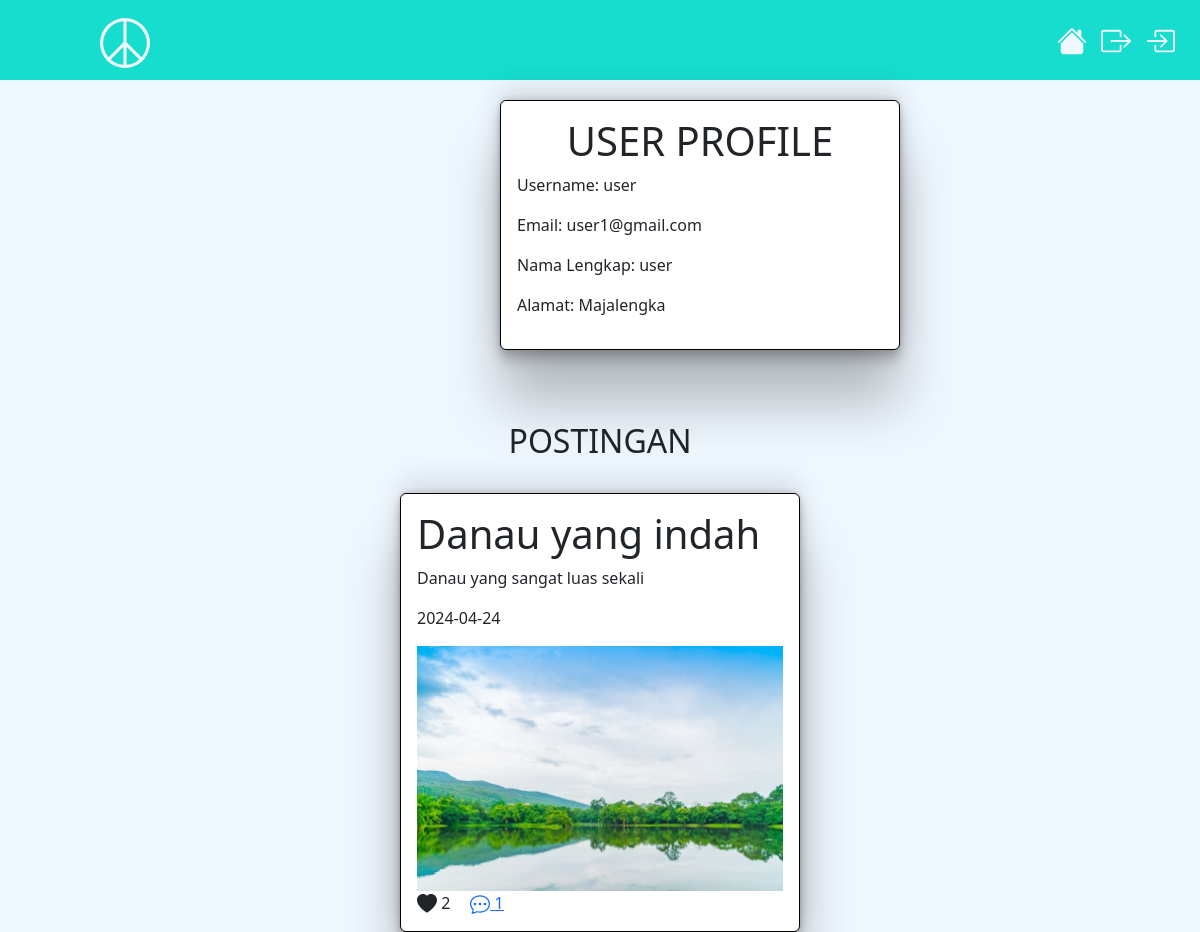
/user.php?user_id=1, run on the app's committed database.
### tables this page shows
CREATE TABLE `user` (
  `user_id` int(11) NOT NULL,
  `username` varchar(255) NOT NULL,
  `password` varchar(255) NOT NULL,
  `email` varchar(255) NOT NULL,
  `nama_lengkap` varchar(255) NOT NULL,
  `alamat` text NOT NULL
);

CREATE TABLE `foto` (
  `foto_id` int(11) NOT NULL,
  `judul_foto` varchar(255) NOT NULL,
  `deskripsi_foto` text NOT NULL,
  `tanggal_unggahan` date NOT NULL,
  `lokasi_file` varchar(255) NOT NULL,
  `user_id` int(11) NOT NULL
);

### user.php (the view, shortened to what this page needs)
<?Php
include './function.php';
$user_id = $_GET['user_id'];
$query_user = mysqli_query($conn, "SELECT * FROM user WHERE user_id = $user_id LIMIT 1");
$query_postingan = mysqli_query($conn, "SELECT * FROM foto WHERE user_id = $user_id ORDER BY user_id ASC");
$user = mysqli_fetch_assoc($query_user);
function jumlah_like($foto_id)
{
    global $conn;
    $q = mysqli_query($conn, "SELECT COUNT(*) AS jumlah_like FROM like_foto WHERE foto_id = $foto_id");
    $row = mysqli_fetch_assoc($q);
    return $row['jumlah_like'];
}
function jumlah_komen($foto_id)
{
    global $conn;
    $r = mysqli_query($conn, "SELECT COUNT(*) AS jumlah_komen FROM komentar_foto WHERE foto_id = $foto_id");
    $row = mysqli_fetch_assoc($r);
    return $row['jumlah_komen'];
}
?>
<!DOCTYPE html>
<html lang="en">
<head>
    <link rel="stylesheet" type="text/css" href="css/bootstrap.min.css">
  <link rel="stylesheet" type="text/css" href="css/style.css">
</head>
<body>
<nav>
    <label class="logo"></label>
    <ul>
      <li>
        <a href="./index.php"></a>
      </li>
        <?php if (!empty($_SESSION['user'])) : ?>
          <li>
            <a href="upload.php"><svg xmlns="http://www.w3.org/2000/svg" width="30" height="30" fill="currentColor" class="bi bi-folder-plus" viewBox="0 0 16 16">
  <path d="m.5 3 .04.87a2 2 0 0 0-.342 1.311l.637 7A2 2 0 0 0 2.826 14H9v-1H2.826a1 1 0 0 1-.995-.91l-.637-7A1 1 0 0 1 2.19 4h11.62a1 1 0 0 1 .996 1.09L14.54 8h1.005l.256-2.819A2 2 0 0 0 13.81 3H9.828a2 2 0 0 1-1.414-.586l-.828-.828A2 2 0 0 0 6.172 1H2.5a2 2 0 0 0-2 2m5.672-1a1 1 0 0 1 .707.293L7.586 3H2.19q-.362.002-.683.12L1.5 2.98a1 1 0 0 1 1-.98z"/>
  <path d="M13.5 9a.5.5 0 0 1 .5.5V11h1.5a.5.5 0 1 1 0 1H14v1.5a.5.5 0 1 1-1 0V12h-1.5a.5.5 0 0 1 0-1H13V9.5a.5.5 0 0 1 .5-.5"/>
</svg></a>
          </li>
          <li>
            <a href="profile.php"><a href="profile.php"><svg xmlns="http://www.w3.org/2000/svg" width="30" height="30" fill="currentColor" class="bi bi-person" viewBox="0 0 16 16">
  <path d="M8 8a3 3 0 1 0 0-6 3 3 0 0 0 0 6m2-3a2 2 0 1 1-4 0 2 2 0 0 1 4 0m4 8c0 1-1 1-1 1H3s-1 0-1-1 1-4 6-4 6 3 6 4m-1-.004c-.001-.246-.154-.986-.832-1.664C11.516 10.68 10.289 10 8 10s-3.516.68-4.168 1.332c-.678.678-.83 1.418-.832 1.664z"/>
</svg></a>
          </li>
          <li>
            <a href="logout.php"><svg xmlns="http://www.w3.org/2000/svg" width="30" height="30" fill="currentColor" class="bi bi-door-open-fill" viewBox="0 0 16 16">
  <path d="M1.5 15a.5.5 0 0 0 0 1h13a.5.5 0 0 0 0-1H13V2.5A1.5 1.5 0 0 0 11.5 1H11V.5a.5.5 0 0 0-.57-.495l-7 1A.5.5 0 0 0 3 1.5V15zM11 2h.5a.5.5 0 0 1 .5.5V15h-1zm-2.5 8c-.276 0-.5-.448-.5-1s.224-1 .5-1 .5.448.5 1-.224 1-.5 1"/>
</svg></a>
          </li>
        <?php else : ?>
          <li>
            <a href="./login.php"></a>
          </li>
          <li>
            <a href="./register.php"></a>
          </li>
      </ul>
      <?php endif; ?>
</nav>
  <div class="" style="display: flex; flex-direction: column; gap: 25px;">
    <div class="card" style="display: flex; flex-direction: column; border: 1px solid black; padding: 16px; border-radius: 6px; max-width: 400px; margin-left: 500px; margin-top: 20px;">
        <h1 style="text-align: center;">USER PROFILE</h1>
        <p>Username: <?= $user['username'] ?></p>
        <p>Email: <?= $user['email'] ?></p>
        <p>Nama Lengkap: <?= $user['nama_lengkap'] ?></p>
        <p>Alamat: <?= $user['alamat'] ?></p>
    </div>
</div>
<br><br><br>
<div class="" style="display: flex; flex-direction: column; gap: 25px;">
    <h2 style="text-align: center;">POSTINGAN</h2>
    <?php while ($row = mysqli_fetch_assoc($query_postingan)) : ?>
        <div class="card" style="display: flex; flex-direction: column; border: 1px solid black; padding: 16px; border-radius: 6px; max-width: 400px; margin: 0 auto;">
            <h1><?= $row['judul_foto'] ?></h1>
            <p><?= $row['deskripsi_foto'] ?></p>
            <p><?= $row['tanggal_unggahan'] ?></p>
            <img src="./foto/<?= $row['lokasi_file'] ?>" alt="" width="" style="100%">
            <div style="display: flex; align-items: center; gap: 20px;">
                <?php if (!empty($_SESSION['user'])) : ?>
                    <a href="./like.php?foto_id=<?= $row['foto_id'] ?>"><svg xmlns="http://www.w3.org/2000/svg" width="20" height="20" fill="currentColor" class="bi bi-heart-fill" viewBox="0 0 16 16">
  <path fill-rule="evenodd" d="M8 1.314C12.438-3.248 23.534 4.735 8 15-7.534 4.736 3.562-3.248 8 1.314"/>
</svg> <?= jumlah_like($row['foto_id']) ?></a>
                    <a href="./detail-post.php?foto_id=<?= $row['foto_id'] ?>"><svg xmlns="http://www.w3.org/2000/svg" width="20" height="20" fill="currentColor" class="bi bi-chat-dots" viewBox="0 0 16 16">
  <path d="M5 8a1 1 0 1 1-2 0 1 1 0 0 1 2 0m4 0a1 1 0 1 1-2 0 1 1 0 0 1 2 0m3 1a1 1 0 1 0 0-2 1 1 0 0 0 0 2"/>
  <path d="m2.165 15.803.02-.004c1.83-.363 2.948-.842 3.468-1.105A9 9 0 0 0 8 15c4.418 0 8-3.134 8-7s-3.582-7-8-7-8 3.134-8 7c0 1.76.743 3.37 1.97 4.6a10.4 10.4 0 0 1-.524 2.318l-.003.011a11 11 0 0 1-.244.637c-.079.186.074.394.273.362a22 22 0 0 0 .693-.125m.8-3.108a1 1 0 0 0-.287-.801C1.618 10.83 1 9.468 1 8c0-3.192 3.004-6 7-6s7 2.808 7 6-3.004 6-7 6a8 8 0 0 1-2.088-.272 1 1 0 0 0-.711.074c-.387.196-1.24.57-2.634.893a11 11 0 0 0 .398-2"/>
</svg> <?= jumlah_komen($row['foto_id']) ?></a>
                <?php else : ?>
                    <a><svg xmlns="http://www.w3.org/2000/svg" width="20" height="20" fill="currentColor" class="bi bi-heart-fill" viewBox="0 0 16 16">
  <path fill-rule="evenodd" d="M8 1.314C12.438-3.248 23.534 4.735 8 15-7.534 4.736 3.562-3.248 8 1.314"/>
</svg> <?= jumlah_like($row['foto_id']) ?></a>
                    <a href="./detail-post.php?foto_id=<?= $row['foto_id'] ?>"> <?= jumlah_komen($row['foto_id']) ?></a>
                <?php endif; ?>
            </div>
        </div>
    <?php endwhile; ?>
</div>
</body>
</html>

### css/style.css (style rules this page uses)
* { padding: 0; margin: 0; box-sizing: border-box; text-decoration: none; list-style: none; }
body { background-color: aliceblue; }
nav { background: #16ddcd; height: 80px; width: 100%; }
label.logo { color: aliceblue; font-size: 35px; line-height: 80px; padding: 0 100px; font-weight: bold; }
nav ul { float: right; margin-right: 20px; }
nav ul li { display: inline-block; line-height: 80px; margin: 0 5px; }
nav ul li a { color: aliceblue; font-size: 17px; text-transform: uppercase; }
.card { box-shadow: rgba(0, 0, 0, 0.25) 0px 54px 55px, rgba(0, 0, 0, 0.12) 0px -12px 30px, rgba(0, 0, 0, 0.12) 0px 4px 6px, rgba(0, 0, 0, 0.17) 0px 12px 13px, rgba(0, 0, 0, 0.09) 0px -3px 5px; }

### data on the page
user: username "user", email "user1@gmail.com", nama_lengkap "user", alamat "Majalengka"
foto: judul_foto "Danau yang indah", deskripsi_foto "Danau yang sangat luas sekali", tanggal_unggahan "2024-04-24", lokasi_file (picture), foto_id "2", foto_id "1"
